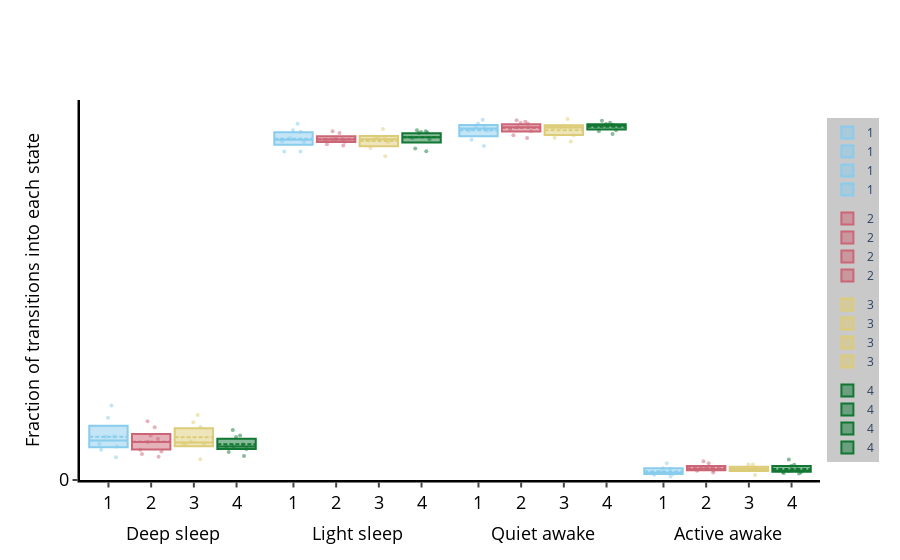

The code cell stored with this chart in its notebook:
### Code cell
f,x = df.plot_hmm_quantify_transition(hmm = h1, variable = 'moving', t_column = 'time', 
facet_col = 'exp_group', col_uniform=False)
f

### Figure 1 — Plotly figure (JSON) as saved in the notebook; plotly's stock layout.template omitted (floating-point values rounded to 4 significant figures)
{"data": [{"boxpoints": false, "jitter": 0.75, "legendgroup": "1", "marker": {"color": "rgb(136, 204, 238)"}, "mean": [0.05815], "median": [0.05331], "name": "1", "pointpos": 0, "q1": [0.04414], "q3": [0.07311], "showlegend": true, "type": "box", "width": 0.9, "x": ["1"], "xaxis": "x"}, {"boxpoints": "all", "fillcolor": "rgba(0,0,0,0)", "jitter": 0.75, "legendgroup": "1", "line": {"color": "rgba(0,0,0,0)"}, "marker": {"color": "rgb(136, 204, 238)", "opacity": 0.5, "size": 4}, "name": "1", "pointpos": 0, "showlegend": false, "type": "box", "width": 0.9, "x": ["1", "1", "1", "1", "1", "1", "1", "1"], "xaxis": "x", "y": [0.05853, 0.08365, 0.05813, 0.04076, 0.1002, 0.0485, 0.03046, 0.045]}, {"boxpoints": false, "jitter": 0.75, "legendgroup": "2", "marker": {"color": "rgb(204, 102, 119)"}, "mean": [0.05139], "median": [0.05117], "name": "2", "pointpos": 0, "q1": [0.0411], "q3": [0.06204], "showlegend": true, "type": "box", "width": 0.9, "x": ["2"], "xaxis": "x"}, {"boxpoints": "all", "fillcolor": "rgba(0,0,0,0)", "jitter": 0.75, "legendgroup": "2", "line": {"color": "rgba(0,0,0,0)"}, "marker": {"color": "rgb(204, 102, 119)", "opacity": 0.5, "size": 4}, "name": "2", "pointpos": 0, "showlegend": false, "type": "box", "width": 0.9, "x": ["2", "2", "2", "2", "2", "2", "2", "2", "2"], "xaxis": "x", "y": [0.07906, 0.06007, 0.05549, 0.04077, 0.03497, 0.05117, 0.0314, 0.03838, 0.07116]}, {"boxpoints": false, "jitter": 0.75, "legendgroup": "3", "marker": {"color": "rgb(221, 204, 119)"}, "mean": [0.05761], "median": [0.05034], "name": "3", "pointpos": 0, "q1": [0.04529], "q3": [0.06978], "showlegend": true, "type": "box", "width": 0.9, "x": ["3"], "xaxis": "x"}, {"boxpoints": "all", "fillcolor": "rgba(0,0,0,0)", "jitter": 0.75, "legendgroup": "3", "line": {"color": "rgba(0,0,0,0)"}, "marker": {"color": "rgb(221, 204, 119)", "opacity": 0.5, "size": 4}, "name": "3", "pointpos": 0, "showlegend": false, "type": "box", "width": 0.9, "x": ["3", "3", "3", "3", "3", "3", "3", "3"], "xaxis": "x", "y": [0.08765, 0.07147, 0.07791, 0.05168, 0.02798, 0.04899, 0.04773, 0.0475]}, {"boxpoints": false, "jitter": 0.75, "legendgroup": "4", "marker": {"color": "rgb(17, 119, 51)"}, "mean": [0.04824], "median": [0.04517], "name": "4", "pointpos": 0, "q1": [0.04167], "q3": [0.0555], "showlegend": true, "type": "box", "width": 0.9, "x": ["4"], "xaxis": "x"}, {"boxpoints": "all", "fillcolor": "rgba(0,0,0,0)", "jitter": 0.75, "legendgroup": "4", "line": {"color": "rgba(0,0,0,0)"}, "marker": {"color": "rgb(17, 119, 51)", "opacity": 0.5, "size": 4}, "name": "4", "pointpos": 0, "showlegend": false, "type": "box", "width": 0.9, "x": ["4", "4", "4", "4", "4", "4", "4", "4", "4"], "xaxis": "x", "y": [0.03219, 0.0599, 0.06745, 0.04174, 0.05783, 0.03784, 0.04765, 0.04443, 0.04517]}, {"boxpoints": false, "jitter": 0.75, "legendgroup": "1", "marker": {"color": "rgb(136, 204, 238)"}, "mean": [0.4595], "median": [0.4582], "name": "1", "pointpos": 0, "q1": [0.4514], "q3": [0.4682], "showlegend": true, "type": "box", "width": 0.9, "x": ["1"], "xaxis": "x2"}, {"boxpoints": "all", "fillcolor": "rgba(0,0,0,0)", "jitter": 0.75, "legendgroup": "1", "line": {"color": "rgba(0,0,0,0)"}, "marker": {"color": "rgb(136, 204, 238)", "opacity": 0.5, "size": 4}, "name": "1", "pointpos": 0, "showlegend": false, "type": "box", "width": 0.9, "x": ["1", "1", "1", "1", "1", "1", "1", "1"], "xaxis": "x2", "y": [0.4561, 0.4424, 0.4603, 0.4708, 0.4421, 0.4688, 0.4798, 0.4554]}, {"boxpoints": false, "jitter": 0.75, "legendgroup": "2", "marker": {"color": "rgb(204, 102, 119)"}, "mean": [0.4587], "median": [0.4585], "name": "2", "pointpos": 0, "q1": [0.4551], "q3": [0.4628], "showlegend": true, "type": "box", "width": 0.9, "x": ["2"], "xaxis": "x2"}, {"boxpoints": "all", "fillcolor": "rgba(0,0,0,0)", "jitter": 0.75, "legendgroup": "2", "line": {"color": "rgba(0,0,0,0)"}, "marker": {"color": "rgb(204, 102, 119)", "opacity": 0.5, "size": 4}, "name": "2", "pointpos": 0, "showlegend": false, "type": "box", "width": 0.9, "x": ["2", "2", "2", "2", "2", "2", "2", "2", "2"], "xaxis": "x2", "y": [0.4502, 0.4554, 0.4585, 0.4672, 0.4576, 0.4591, 0.4696, 0.4585, 0.4519]}, {"boxpoints": false, "jitter": 0.75, "legendgroup": "3", "marker": {"color": "rgb(221, 204, 119)"}, "mean": [0.4563], "median": [0.4589], "name": "3", "pointpos": 0, "q1": [0.4494], "q3": [0.4632], "showlegend": true, "type": "box", "width": 0.9, "x": ["3"], "xaxis": "x2"}, {"boxpoints": "all", "fillcolor": "rgba(0,0,0,0)", "jitter": 0.75, "legendgroup": "3", "line": {"color": "rgba(0,0,0,0)"}, "marker": {"color": "rgb(221, 204, 119)", "opacity": 0.5, "size": 4}, "name": "3", "pointpos": 0, "showlegend": false, "type": "box", "width": 0.9, "x": ["3", "3", "3", "3", "3", "3", "3", "3"], "xaxis": "x2", "y": [0.4359, 0.4574, 0.447, 0.4608, 0.4726, 0.4549, 0.4604, 0.4612]}, {"boxpoints": false, "jitter": 0.75, "legendgroup": "4", "marker": {"color": "rgb(17, 119, 51)"}, "mean": [0.4613], "median": [0.4613], "name": "4", "pointpos": 0, "q1": [0.4542], "q3": [0.4669], "showlegend": true, "type": "box", "width": 0.9, "x": ["4"], "xaxis": "x2"}, {"boxpoints": "all", "fillcolor": "rgba(0,0,0,0)", "jitter": 0.75, "legendgroup": "4", "line": {"color": "rgba(0,0,0,0)"}, "marker": {"color": "rgb(17, 119, 51)", "opacity": 0.5, "size": 4}, "name": "4", "pointpos": 0, "showlegend": false, "type": "box", "width": 0.9, "x": ["4", "4", "4", "4", "4", "4", "4", "4", "4"], "xaxis": "x2", "y": [0.4695, 0.4427, 0.4463, 0.467, 0.4607, 0.4708, 0.4677, 0.4685, 0.4587]}, {"boxpoints": false, "jitter": 0.75, "legendgroup": "1", "marker": {"color": "rgb(136, 204, 238)"}, "mean": [0.4708], "median": [0.4733], "name": "1", "pointpos": 0, "q1": [0.4627], "q3": [0.4778], "showlegend": true, "type": "box", "width": 0.9, "x": ["1"], "xaxis": "x3"}, {"boxpoints": "all", "fillcolor": "rgba(0,0,0,0)", "jitter": 0.75, "legendgroup": "1", "line": {"color": "rgba(0,0,0,0)"}, "marker": {"color": "rgb(136, 204, 238)", "opacity": 0.5, "size": 4}, "name": "1", "pointpos": 0, "showlegend": false, "type": "box", "width": 0.9, "x": ["1", "1", "1", "1", "1", "1", "1", "1"], "xaxis": "x3", "y": [0.4704, 0.4582, 0.4709, 0.4796, 0.4496, 0.4758, 0.485, 0.477]}, {"boxpoints": false, "jitter": 0.75, "legendgroup": "2", "marker": {"color": "rgb(204, 102, 119)"}, "mean": [0.4742], "median": [0.4748], "name": "2", "pointpos": 0, "q1": [0.4691], "q3": [0.4789], "showlegend": true, "type": "box", "width": 0.9, "x": ["2"], "xaxis": "x3"}, {"boxpoints": "all", "fillcolor": "rgba(0,0,0,0)", "jitter": 0.75, "legendgroup": "2", "line": {"color": "rgba(0,0,0,0)"}, "marker": {"color": "rgb(204, 102, 119)", "opacity": 0.5, "size": 4}, "name": "2", "pointpos": 0, "showlegend": false, "type": "box", "width": 0.9, "x": ["2", "2", "2", "2", "2", "2", "2", "2", "2"], "xaxis": "x3", "y": [0.4605, 0.47, 0.472, 0.4796, 0.4821, 0.4748, 0.4843, 0.4805, 0.464]}, {"boxpoints": false, "jitter": 0.75, "legendgroup": "3", "marker": {"color": "rgb(221, 204, 119)"}, "mean": [0.471], "median": [0.4745], "name": "3", "pointpos": 0, "q1": [0.4646], "q3": [0.4775], "showlegend": true, "type": "box", "width": 0.9, "x": ["3"], "xaxis": "x3"}, {"boxpoints": "all", "fillcolor": "rgba(0,0,0,0)", "jitter": 0.75, "legendgroup": "3", "line": {"color": "rgba(0,0,0,0)"}, "marker": {"color": "rgb(221, 204, 119)", "opacity": 0.5, "size": 4}, "name": "3", "pointpos": 0, "showlegend": false, "type": "box", "width": 0.9, "x": ["3", "3", "3", "3", "3", "3", "3", "3"], "xaxis": "x3", "y": [0.4558, 0.4643, 0.4607, 0.4738, 0.486, 0.4751, 0.4757, 0.4763]}, {"boxpoints": false, "jitter": 0.75, "legendgroup": "4", "marker": {"color": "rgb(17, 119, 51)"}, "mean": [0.4757], "median": [0.4774], "name": "4", "pointpos": 0, "q1": [0.4719], "q3": [0.4791], "showlegend": true, "type": "box", "width": 0.9, "x": ["4"], "xaxis": "x3"}, {"boxpoints": "all", "fillcolor": "rgba(0,0,0,0)", "jitter": 0.75, "legendgroup": "4", "line": {"color": "rgba(0,0,0,0)"}, "marker": {"color": "rgb(17, 119, 51)", "opacity": 0.5, "size": 4}, "name": "4", "pointpos": 0, "showlegend": false, "type": "box", "width": 0.9, "x": ["4", "4", "4", "4", "4", "4", "4", "4", "4"], "xaxis": "x3", "y": [0.4836, 0.4697, 0.4659, 0.4791, 0.4708, 0.4808, 0.4759, 0.4778, 0.4774]}, {"boxpoints": false, "jitter": 0.75, "legendgroup": "1", "marker": {"color": "rgb(136, 204, 238)"}, "mean": [0.01158], "median": [0.009768], "name": "1", "pointpos": 0, "q1": [0.007974], "q3": [0.01574], "showlegend": true, "type": "box", "width": 0.9, "x": ["1"], "xaxis": "x4"}, {"boxpoints": "all", "fillcolor": "rgba(0,0,0,0)", "jitter": 0.75, "legendgroup": "1", "line": {"color": "rgba(0,0,0,0)"}, "marker": {"color": "rgb(136, 204, 238)", "opacity": 0.5, "size": 4}, "name": "1", "pointpos": 0, "showlegend": false, "type": "box", "width": 0.9, "x": ["1", "1", "1", "1", "1", "1", "1", "1"], "xaxis": "x4", "y": [0.01499, 0.01583, 0.01068, 0.00886, 0.00806, 0.006928, 0.00476, 0.0225]}, {"boxpoints": false, "jitter": 0.75, "legendgroup": "2", "marker": {"color": "rgb(204, 102, 119)"}, "mean": [0.01574], "median": [0.01452], "name": "2", "pointpos": 0, "q1": [0.01319], "q3": [0.01894], "showlegend": true, "type": "box", "width": 0.9, "x": ["2"], "xaxis": "x4"}, {"boxpoints": "all", "fillcolor": "rgba(0,0,0,0)", "jitter": 0.75, "legendgroup": "2", "line": {"color": "rgba(0,0,0,0)"}, "marker": {"color": "rgb(204, 102, 119)", "opacity": 0.5, "size": 4}, "name": "2", "pointpos": 0, "showlegend": false, "type": "box", "width": 0.9, "x": ["2", "2", "2", "2", "2", "2", "2", "2", "2"], "xaxis": "x4", "y": [0.01026, 0.01452, 0.01402, 0.01244, 0.0253, 0.01493, 0.0147, 0.02262, 0.01287]}, {"boxpoints": false, "jitter": 0.75, "legendgroup": "3", "marker": {"color": "rgb(221, 204, 119)"}, "mean": [0.01515], "median": [0.01469], "name": "3", "pointpos": 0, "q1": [0.01209], "q3": [0.01786], "showlegend": true, "type": "box", "width": 0.9, "x": ["3"], "xaxis": "x4"}, {"boxpoints": "all", "fillcolor": "rgba(0,0,0,0)", "jitter": 0.75, "legendgroup": "3", "line": {"color": "rgba(0,0,0,0)"}, "marker": {"color": "rgb(221, 204, 119)", "opacity": 0.5, "size": 4}, "name": "3", "pointpos": 0, "showlegend": false, "type": "box", "width": 0.9, "x": ["3", "3", "3", "3", "3", "3", "3", "3"], "xaxis": "x4", "y": [0.02072, 0.006882, 0.01437, 0.0137, 0.01338, 0.021, 0.01618, 0.015]}, {"boxpoints": false, "jitter": 0.75, "legendgroup": "4", "marker": {"color": "rgb(17, 119, 51)"}, "mean": [0.01478], "median": [0.0121], "name": "4", "pointpos": 0, "q1": [0.01126], "q3": [0.01883], "showlegend": true, "type": "box", "width": 0.9, "x": ["4"], "xaxis": "x4"}, {"boxpoints": "all", "fillcolor": "rgba(0,0,0,0)", "jitter": 0.75, "legendgroup": "4", "line": {"color": "rgba(0,0,0,0)"}, "marker": {"color": "rgb(17, 119, 51)", "opacity": 0.5, "size": 4}, "name": "4", "pointpos": 0, "showlegend": false, "type": "box", "width": 0.9, "x": ["4", "4", "4", "4", "4", "4", "4", "4", "4"], "xaxis": "x4", "y": [0.01476, 0.02776, 0.02039, 0.0121, 0.01069, 0.01057, 0.008762, 0.009325, 0.01869]}], "layout": {"legend": {"bgcolor": "rgba(201, 201, 201, 1)", "bordercolor": "grey", "font": {"size": 12}, "x": 1.01, "y": 0.5}, "plot_bgcolor": "white", "title": {"text": ""}, "xaxis": {"domain": [0, 0.25], "linecolor": "black", "linewidth": 2.5, "showgrid": false, "tickfont": {"color": "black", "size": 18}, "ticks": "outside", "tickwidth": 2, "title": {"font": {"color": "black", "size": 18}, "text": "Deep sleep"}, "type": "-", "zeroline": false}, "xaxis2": {"domain": [0.25, 0.5], "linecolor": "black", "linewidth": 2.5, "showgrid": false, "tickfont": {"color": "black", "size": 18}, "ticks": "outside", "tickwidth": 2, "title": {"font": {"color": "black", "size": 18}, "text": "Light sleep"}, "type": "-", "zeroline": false}, "xaxis3": {"domain": [0.5, 0.75], "linecolor": "black", "linewidth": 2.5, "showgrid": false, "tickfont": {"color": "black", "size": 18}, "ticks": "outside", "tickwidth": 2, "title": {"font": {"color": "black", "size": 18}, "text": "Quiet awake"}, "type": "-", "zeroline": false}, "xaxis4": {"domain": [0.75, 1], "linecolor": "black", "linewidth": 2.5, "showgrid": false, "tickfont": {"color": "black", "size": 18}, "ticks": "outside", "tickwidth": 2, "title": {"font": {"color": "black", "size": 18}, "text": "Active awake"}, "type": "-", "zeroline": false}, "yaxis": {"dtick": 0.699, "linecolor": "black", "linewidth": 2.5, "rangemode": "tozero", "showgrid": false, "tick0": 0, "tickfont": {"color": "black", "size": 18}, "ticks": "outside", "tickwidth": 2, "title": {"font": {"color": "black", "size": 18}, "text": "Fraction of transitions into each state"}, "type": "-", "zeroline": false}}}
